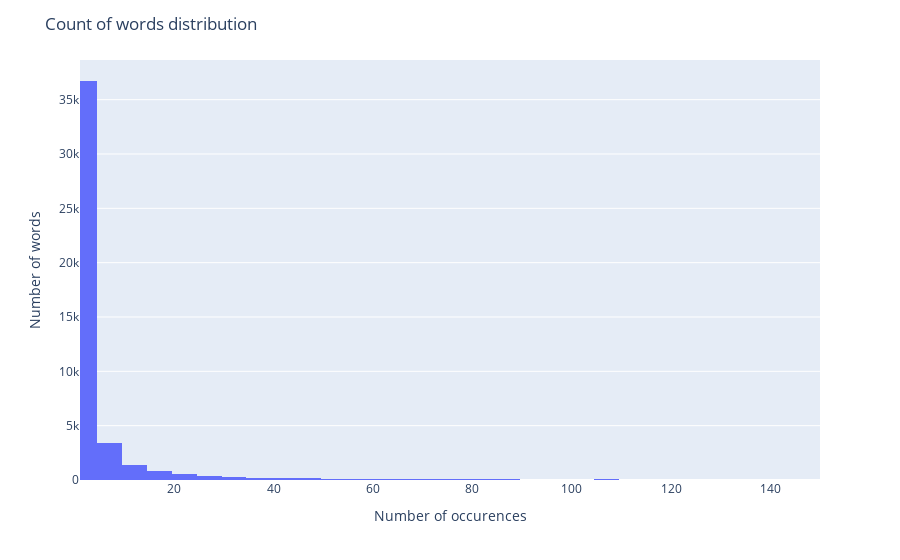

The code cell stored with this chart in its notebook:
### Markdown cell above
That's a lot of unique words! I will now check the frequences of their occurences in the mails.

### Code cell
fig = px.histogram(x=counts.values(), range_x=[1,150])
fig.update_layout(xaxis_title="Number of occurences", yaxis_title="Number of words", title="Count of words distribution")
fig.show()

### Figure 1 — Plotly figure (JSON) as saved in the notebook; plotly's stock layout.template omitted (floating-point values rounded to 4 significant figures; data arrays with more than 128 entries replaced by an {"elided": "..."} marker saying what was removed)
{"data": [{"alignmentgroup": "True", "bingroup": "x", "hovertemplate": "x=%{x}<br>count=%{y}<extra></extra>", "legendgroup": "", "marker": {"color": "#636efa"}, "name": "", "offsetgroup": "", "orientation": "v", "showlegend": false, "type": "histogram", "x": {"elided": "45630 int values"}, "xaxis": "x", "yaxis": "y"}], "layout": {"barmode": "relative", "legend": {"tracegroupgap": 0}, "margin": {"t": 60}, "title": {"text": "Count of words distribution"}, "xaxis": {"anchor": "y", "domain": [0, 1], "range": [1, 150], "title": {"text": "Number of occurences"}}, "yaxis": {"anchor": "x", "domain": [0, 1], "title": {"text": "Number of words"}}}}
